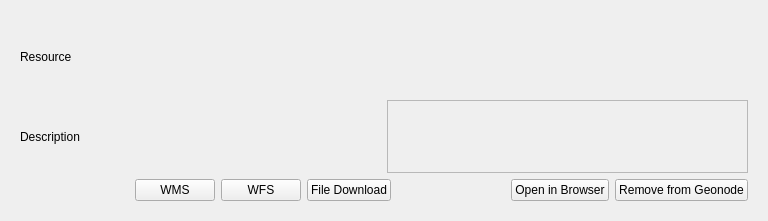
<?xml version="1.0" encoding="UTF-8"?>
<ui version="4.0">
 <class>Form</class>
 <widget class="QWidget" name="Form">
  <property name="geometry">
   <rect>
    <x>0</x>
    <y>0</y>
    <width>768</width>
    <height>221</height>
   </rect>
  </property>
  <property name="windowTitle">
   <string>Resource</string>
  </property>
  <layout class="QVBoxLayout" name="verticalLayout_2">
   <item>
    <widget class="QWidget" name="resource" native="true">
     <layout class="QVBoxLayout" name="verticalLayout">
      <item>
       <widget class="QLabel" name="label_7">
        <property name="text">
         <string>Resource</string>
        </property>
       </widget>
      </item>
      <item>
       <layout class="QHBoxLayout" name="horizontalLayout">
        <item>
         <widget class="QLabel" name="label">
          <property name="text">
           <string>Description</string>
          </property>
         </widget>
        </item>
        <item>
         <widget class="QFrame" name="frame">
          <property name="frameShape">
           <enum>QFrame::StyledPanel</enum>
          </property>
          <property name="frameShadow">
           <enum>QFrame::Raised</enum>
          </property>
         </widget>
        </item>
       </layout>
      </item>
      <item>
       <layout class="QHBoxLayout" name="horizontalLayout_12">
        <item>
         <spacer name="horizontalSpacer_2">
          <property name="orientation">
           <enum>Qt::Horizontal</enum>
          </property>
          <property name="sizeHint" stdset="0">
           <size>
            <width>40</width>
            <height>20</height>
           </size>
          </property>
         </spacer>
        </item>
        <item>
         <widget class="QPushButton" name="btnSave_5">
          <property name="toolTip">
           <string>Save connections to file</string>
          </property>
          <property name="text">
           <string>WMS</string>
          </property>
         </widget>
        </item>
        <item>
         <widget class="QPushButton" name="btnSave_7">
          <property name="toolTip">
           <string>Save connections to file</string>
          </property>
          <property name="text">
           <string>WFS</string>
          </property>
         </widget>
        </item>
        <item>
         <widget class="QPushButton" name="btnLoad_6">
          <property name="toolTip">
           <string>Load connections from file</string>
          </property>
          <property name="text">
           <string>File Download</string>
          </property>
         </widget>
        </item>
        <item>
         <spacer name="horizontalSpacer">
          <property name="orientation">
           <enum>Qt::Horizontal</enum>
          </property>
          <property name="sizeHint" stdset="0">
           <size>
            <width>40</width>
            <height>20</height>
           </size>
          </property>
         </spacer>
        </item>
        <item>
         <widget class="QPushButton" name="btnSave_8">
          <property name="toolTip">
           <string>Save connections to file</string>
          </property>
          <property name="text">
           <string>Open in Browser</string>
          </property>
         </widget>
        </item>
        <item>
         <widget class="QPushButton" name="btnSave_9">
          <property name="toolTip">
           <string>Save connections to file</string>
          </property>
          <property name="text">
           <string>Remove from Geonode</string>
          </property>
         </widget>
        </item>
       </layout>
      </item>
     </layout>
    </widget>
   </item>
  </layout>
 </widget>
 <resources/>
 <connections/>
</ui>
